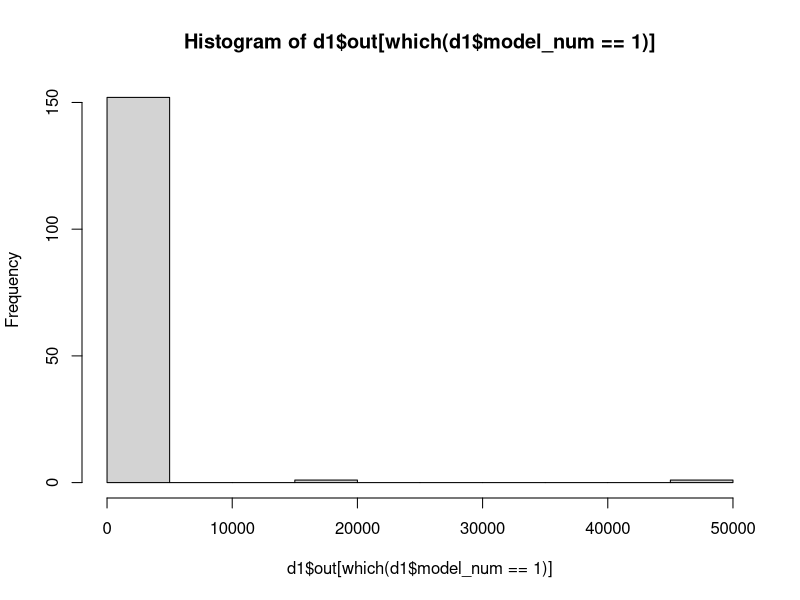
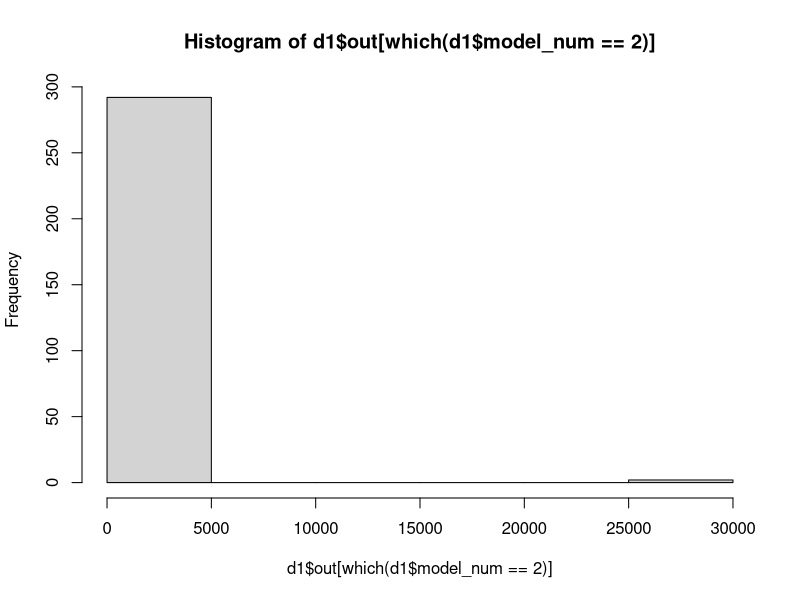
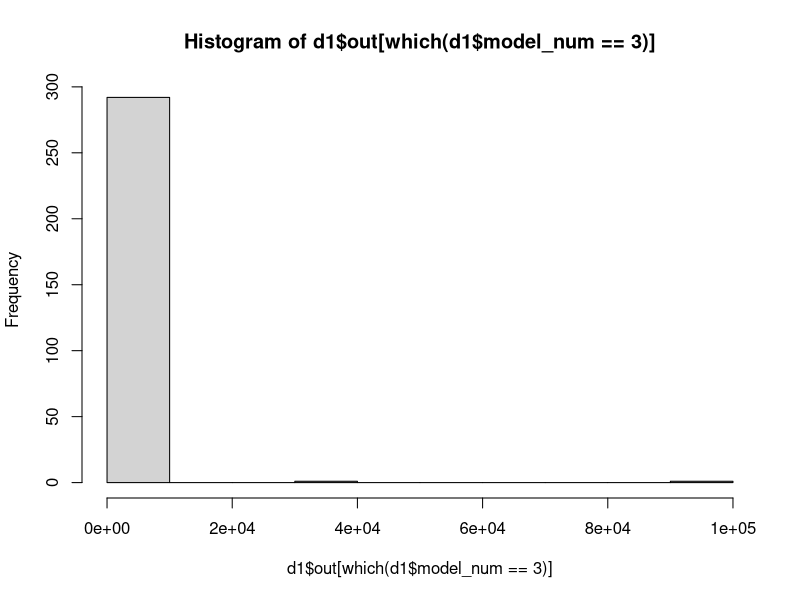
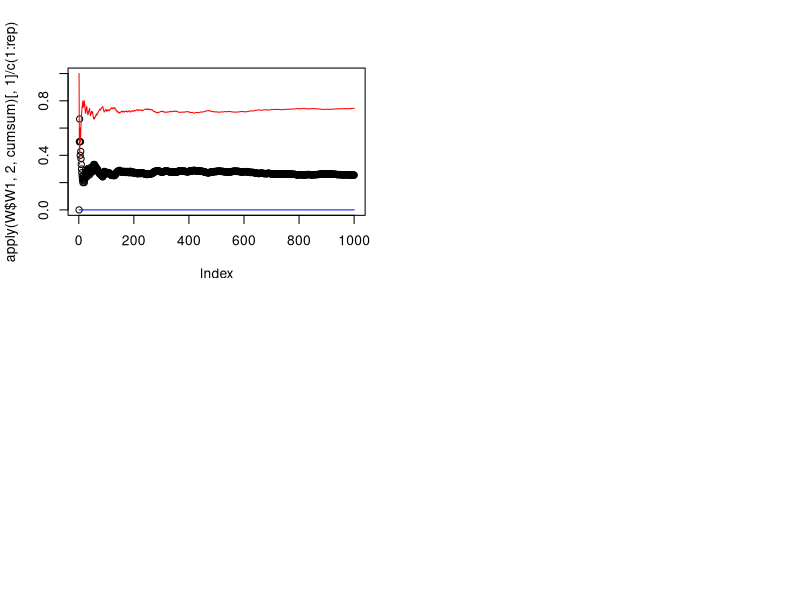

The R source for these figures, in order:
## ---- chunk 1
library(knitr)
library(Hmisc)

opts_chunk$set(collapse = TRUE)

opts_chunk$set(fig.path='figs/', fig.keep='high', 
               dev=c('png'), fig.width=10, fig.height=6, cache=FALSE,
               tidy=FALSE, warning=FALSE, fig.show="asis"
 	       )

## ---- chunk 2

d <- read.csv(file='model_predictions_relative_mse.csv',stringsAsFactors = FALSE)
# d$out <- log(d$out)

d$period <- substr(x = d$model, start = 27,stop = 36)
d$period <- as.Date(d$period,format = '%Y-%m-%d')
d$date <- as.Date(d$date,format = '%Y-%m-%d')

periods <- sort(unique(as.character(d$period)))

d$model <- substr(x = d$model, start = 1,stop = 25)

# add model number
models <- unique(d$model)
model_num <- rep(NA,nrow(d))
period_num <- rep(NA,nrow(d))
day_week <- rep(NA,nrow(d))
for (i in 1:nrow(d)){
  model_num[i] <- which(models %in% d$model[i])
  period_num[i] <- which(periods %in% as.character(d$period[i]))
  day_week[i] <- as.numeric(d$date[i]-d$period[i])
  
}
d$model_num <- model_num
d$period_num <- period_num
d$day_week <- day_week

#serial
f <- which(d$si %in% 'si_1')
d1 <- d[f,]

f <- which(d$si %in% 'si_2')
d2 <- d[f,]

## ---- chunk 3

aggregate(x = d$out, by = list(d$model),sum)

hist(d1$out[which(d1$model_num ==1)])
hist(d1$out[which(d1$model_num ==2)])
hist(d1$out[which(d1$model_num ==3)])

f<-which(d1$out>5e3)

## ---- chunk 4

aggregate(x = d$out, by = list(d$model),sum)
dat_country <- paste0(d1$date,' - ',d1$country)
x <- unique(paste0(d1$date,' - ',d1$country))

data <- data.frame(date_country = unique(paste0(d1$date,' - ',d1$country)),
                   date = substr(x,start = 1,stop = 10),
                   country = substr(x,start = 14,stop = 40),
                   week_day = rep(NA,length(x)),
                   period = rep(NA,length(x)),
                   matrix(NA,length(x),length(models)))

for (i in 1:nrow(data)){
  for (j in 1:length(models)){
    f <- which( (d1$model_num == j) & (dat_country == data$date_country[i]))
    if (length(f)>0){
      data$week_day[i] <- d1$day_week[f]
      data$period[i] <- d1$period_num[f]
      data[i,j+5] <- d1$out[f]
    }
    
  }
}


## ---- chunk 5
p_sample <- c(.1,.5,.9)

rep <- 1e3

W <- list(W1 = data.frame(matrix(0,rep,length(models))) )

for (k in 1:rep){
  f <-sample(nrow(data),size = round(nrow(data)*p_sample[2]),replace = FALSE)
  x <- apply(data[f,6:ncol(data)],2,sum,na.rm=TRUE)/apply(!is.na(data[f,6:ncol(data)]),2,sum,na.rm=TRUE)
  W$W1[k, which(x == min(x))] <- 1
}
layout(matrix(1:4,2,2))
plot(apply(W$W1,2,cumsum)[,1]/c(1:rep),ylim=c(0,1))
lines(apply(W$W1,2,cumsum)[,2]/c(1:rep),col='red')
lines(apply(W$W1,2,cumsum)[,3]/c(1:rep),col='blue')
